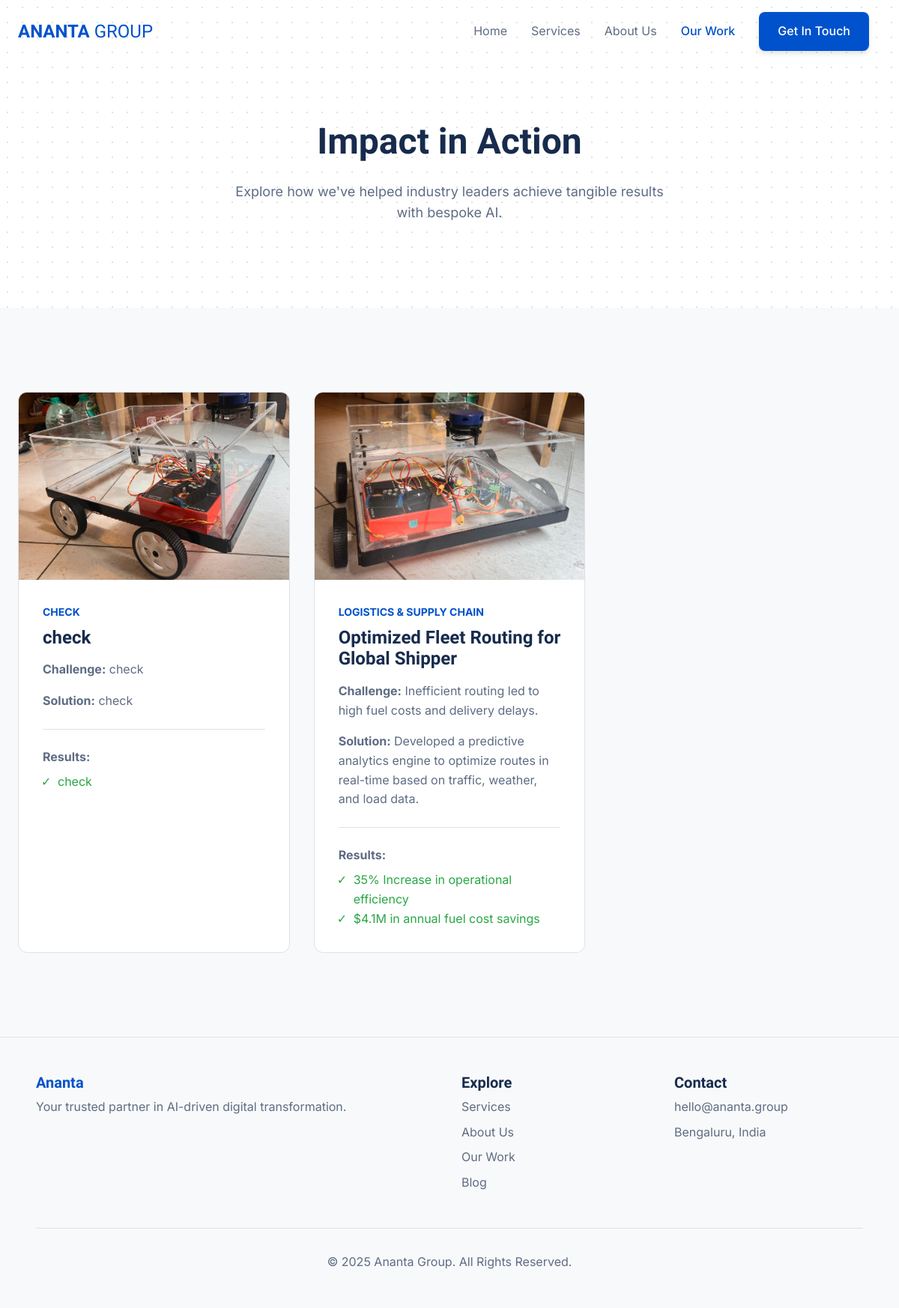
Page /work/ on the committed database.
### website/models.py (models this page shows, shortened)
class CaseStudy(models.Model):
    tag = models.CharField(max_length=100)
    title = models.CharField(max_length=200)
    image = models.ImageField(upload_to='case_studies/')
    challenge = models.TextField()
    solution = models.TextField()
    results = models.TextField(help_text="List each result on a new line.")

### website/views.py (the view)
# urls.py: path('work/', views.work_view, name='work'),
def work_view(request):
    all_case_studies = CaseStudy.objects.order_by('-id')
    context = {
        'active_page': 'work',
        'case_studies': all_case_studies, # The key 'case_studies' is what we'll use in the HTML
    }
    return render(request, 'work.html', context)

### website/templatetags/custom_filters.py (called while the page is built)
@register.filter(name='splitlines')
def splitlines(value):
    return value.splitlines()

### templates/work.html (shortened to what this page needs)
{% extends 'base.html' %}
{% load static %}
{% load custom_filters %}
{% block content %}
<section class="page-header">
    <div class="container">
        <h1>Impact in Action</h1>
        <p>Explore how we've helped industry leaders achieve tangible results with bespoke AI.</p>
    </div>
</section>
<section id="case-studies" class="bg-white">
    <div class="container">
        <div class="case-study-grid">
            {% for study in case_studies %}
            <div class="case-study-card fade-in-section">
                {% if study.image %}
                <img src="{{ study.image.url }}" alt="Case study for {{ study.title }}">
                {% endif %}
                <div class="case-study-content">
                    <span class="tag">{{ study.tag }}</span>
                    <h4>{{ study.title }}</h4>
                    <p><strong>Challenge:</strong> {{ study.challenge }}</p>
                    <p><strong>Solution:</strong> {{ study.solution }}</p>
                    <div class="results">
                        <p><strong>Results:</strong></p>
                        <ul>
                            {% for result_line in study.results|splitlines %}
                                <li>{{ result_line }}</li>
                            {% endfor %}
                        </ul>
                    </div>
                </div>
            </div>
            {% endfor %}
        </div>
    </div>
</section>
{% endblock %}

### templates/base.html (shortened to what this page needs)
{% load static %}
<!DOCTYPE html>
<html lang="en" class="scroll-smooth">
<head>
    <link rel="stylesheet" href="https://cdn.jsdelivr.net/npm/swiper@11/swiper-bundle.min.css"/>
    <link rel="stylesheet" href="{% static 'css/style.css' %}">
</head>
<body>
<header id="main-header">
    <div class="container header-inner">
        <a href="{% url 'home' %}" class="logo"><strong>ANANTA</strong> GROUP</a>
        <nav class="desktop-nav">
            <a href="{% url 'home' %}" class="{% if active_page == 'home' %}active{% endif %}">Home</a>
            <a href="{% url 'services' %}" class="{% if active_page == 'services' %}active{% endif %}">Services</a>
            <a href="{% url 'about' %}" class="{% if active_page == 'about' %}active{% endif %}">About Us</a>
            <a href="{% url 'work' %}" class="{% if active_page == 'work' %}active{% endif %}">Our Work</a>
            <a href="{% url 'contact' %}" class="btn btn-primary" style="margin-left: 1rem;">Get In Touch</a>
        </nav>
    </div>
</header>
    <main>
        {% block content %}
        {% endblock %}
    </main>
    <footer>
        <div class="container">
            <div class="footer-grid">
                <div class="footer-col col-span-2">
                    <h3 class="logo">Ananta</h3>
                    <p>Your trusted partner in AI-driven digital transformation.</p>
                </div>
                <div class="footer-col">
                    <h4>Explore</h4>
                    <ul>
                        <li><a href="#">Services</a></li>
                        <li><a href="#">About Us</a></li>
                        <li><a href="#">Our Work</a></li>
                        <li><a href="{% url 'post_list' %}">Blog</a></li>
                    </ul>
                </div>
                 <div class="footer-col">
                    <h4>Contact</h4>
                    <ul>
                        <li><a href="mailto:hello@ananta.group">hello@ananta.group</a></li>
                        <li><p>Bengaluru, India</p></li>
                    </ul>
                </div>
            </div>
            <div class="footer-bottom">
                <p>&copy; 2025 Ananta Group. All Rights Reserved.</p>
            </div>
        </div>
    </footer>
</body>
</html>

### static/css/style.css (style rules this page uses)
:root { --primary-blue: #0052CC; --primary-blue-hover: #0052d9; --heading-color: #172B4D; --text-color: #212529; --text-secondary-color: #5E6C84; --bg-light: #F8F9FA; --bg-white: #ffffff; --border-color: #DFE1E6; }
* { margin: 0; padding: 0; box-sizing: border-box; }
html { scroll-behavior: smooth; }
body { background-color: var(--bg-light); color: var(--text-color); font-family: 'Inter', sans-serif; line-height: 1.6; }
h1, h2, h3, h4, h5, h6 { font-family: 'Sora', sans-serif; color: var(--heading-color); line-height: 1.2; }
a { text-decoration: none; color: inherit; }
img { max-width: 100%; height: auto; display: block; }
.container { max-width: 1200px; margin-left: auto; margin-right: auto; padding-left: 1.5rem; padding-right: 1.5rem; }
.fade-in-section { opacity: 0; transform: translateY(30px); transition: opacity 0.8s ease-out, transform 0.8s ease-out; }
.fade-in-section.is-visible { opacity: 1; transform: translateY(0); }
#main-header { position: fixed; top: 0; left: 0; width: 100%; z-index: 1020; transition: all 0.3s ease; }
.header-inner { display: flex; justify-content: space-between; align-items: center; padding-top: 1rem; padding-bottom: 1rem; position: relative; z-index: 1030; }
.logo { font-family: 'Sora', sans-serif; font-size: 1.5rem; color: var(--primary-blue); }
.desktop-nav { display: none; align-items: center; }
.desktop-nav a { color: var(--text-secondary-color); transition: color 0.3s ease; margin: 0 1rem; }
.desktop-nav a.active { color: var(--primary-blue); font-weight: 500; }
.btn { display: inline-block; padding: 0.75rem 1.5rem; border-radius: 0.5rem; font-weight: 500; text-align: center; transition: all 0.3s ease; box-shadow: 0 4px 6px rgba(0, 0, 0, 0.1); border: 1px solid transparent; }
.btn-primary { background-color: var(--primary-blue); color: white; }
.desktop-nav .btn-primary, .desktop-nav .btn-primary:hover { color: white; }
section { padding: 5rem 0; }
.page-header { padding: 8rem 0 5rem 0; text-align: center; background-color: var(--bg-white); background-image: radial-gradient(var(--border-color) 1px, transparent 1px); background-size: 20px 20px; }
.page-header h1 { font-size: 2.5rem; font-weight: bold; max-width: 40rem; margin: 0 auto; }
.page-header p { font-size: 1.125rem; max-width: 36rem; margin: 1.5rem auto 0; color: var(--text-secondary-color); }
.case-study-grid { display: grid; grid-template-columns: 1fr; gap: 2rem; }
.case-study-card { background-color: var(--bg-white); border-radius: 0.75rem; overflow: hidden; border: 1px solid var(--border-color); transition: all 0.3s ease; }
.case-study-card img { width: 100%; height: 250px; object-fit: cover; }
.case-study-content { padding: 2rem; }
.case-study-content .tag { font-weight: bold; color: var(--primary-blue); text-transform: uppercase; font-size: 0.875rem; display: block; margin-bottom: 0.5rem; }
.case-study-content h4 { font-size: 1.5rem; margin-bottom: 1rem; }
.case-study-content p { color: var(--text-secondary-color); margin-bottom: 1rem; }
.case-study-content .results { margin-top: 1.5rem; padding-top: 1.5rem; border-top: 1px solid var(--border-color); }
.case-study-content .results p { margin-bottom: 0.5rem; }
.case-study-content .results ul { list-style: '✓ '; padding-left: 1.25rem; color: #28a745; }
footer { background-color: var(--bg-light); border-top: 1px solid var(--border-color); padding: 3rem 1.5rem; }
.footer-grid { display: grid; grid-template-columns: 1fr; gap: 2rem; }
.footer-col h3, .footer-col h4 { font-size: 1.25rem; font-weight: 600; }
.footer-col p, .footer-col li { margin-top: 0.5rem; color: var(--text-secondary-color); }
.footer-col ul { list-style: none; }
.footer-bottom { margin-top: 3rem; padding-top: 2rem; border-top: 1px solid var(--border-color); text-align: center; color: var(--text-secondary-color); }
@media (min-width: 768px) { .desktop-nav { display: flex; } }
@media (min-width: 768px) { .case-study-grid { grid-template-columns: repeat(2, 1fr); } }
@media (min-width: 768px) { .footer-grid { grid-template-columns: repeat(4, 1fr); } }
@media (min-width: 768px) { .footer-col.col-span-2 { grid-column: span 2 / span 2; } }
@media (min-width: 1024px) { section { padding: 7rem 0; } }
@media (min-width: 1024px) { .page-header { padding: 10rem 0 7rem 0; } }
@media (min-width: 1024px) { .page-header h1 { font-size: 3rem; } }
@media (min-width: 1024px) { .case-study-grid { grid-template-columns: repeat(3, 1fr); } }

### rows in the picture
CaseStudy: image (picture), tag "CHECK", title "check", challenge "check", solution "check", results "check"
CaseStudy: image (picture), tag "LOGISTICS & SUPPLY CHAIN", title "Optimized Fleet Routing for Global Shipper", challenge "Inefficient routing led to high fuel costs and delivery delays.", solution "Developed a predictive analytics engine to optimize routes in real-time based on traffic, weather, and load data.", results "35% Increase in operational efficiency" "$4.1M in annual fuel cost savings"
